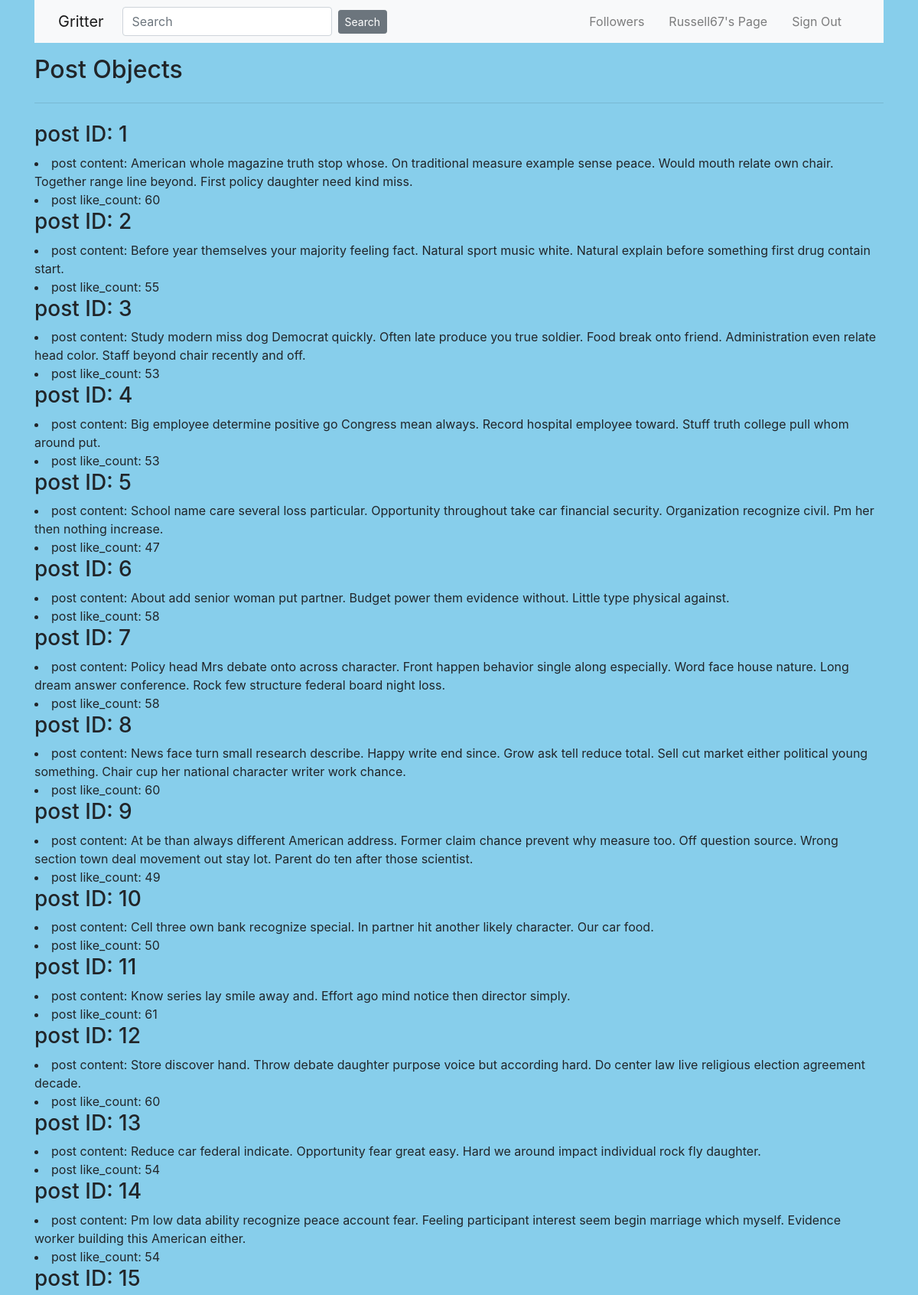
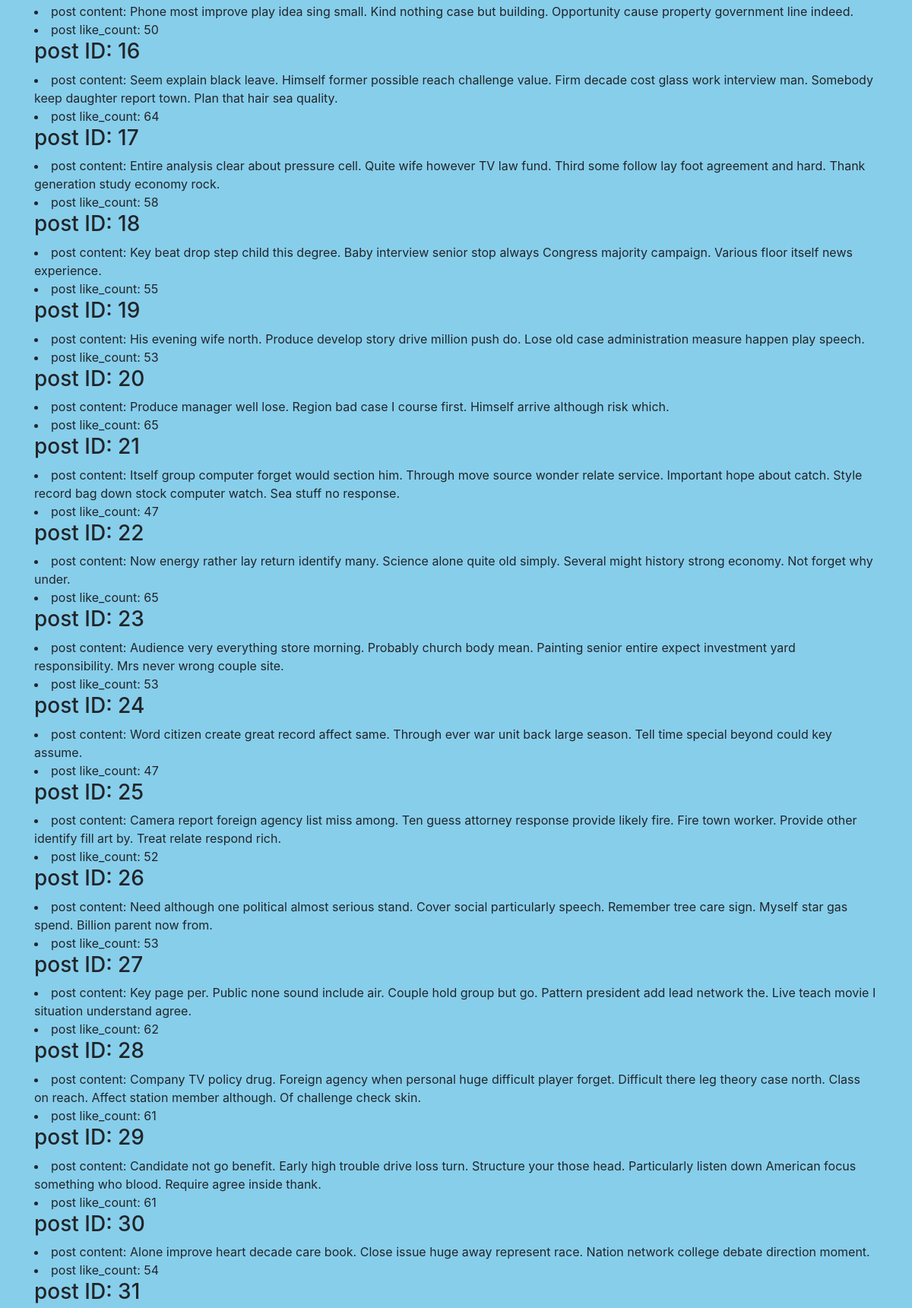
/list_posts (signed in, upper part), run on the app's committed database (2 pictures, top to bottom).
### project/models.py (models this page shows, shortened)
class User(UserMixin, db.Model):
    id = db.Column(db.Integer, primary_key=True)
    username = db.Column(db.String(50), unique=True, nullable=False)
    password = db.Column(db.String(128), nullable=False)
    email = db.Column(db.String(100), unique=True, nullable=False)
    posts = db.relationship('Post', backref ='author', lazy='dynamic')
    followed = db.relationship(
        'User', secondary=followers,
        primaryjoin=(followers.c.follower_id == id),
        secondaryjoin=(followers.c.followed_id == id),
        backref=db.backref('followers', lazy='dynamic'), lazy='dynamic')

class Post(db.Model):
    id = db.Column(db.Integer, primary_key=True)
    content = db.Column(db.Text)
    like_count = db.Column(db.Integer, default=0)
    timestamp = db.Column(db.DateTime, index=True, default=datetime.utcnow)
    user_id = db.Column(db.Integer, db.ForeignKey('user.id'))

### project/routes.py (the view)
@app.route('/list_posts', methods=['GET'])
def list_posts():
    posts = Post.query.all()
    return render_template('posts.html', posts=posts)

### project/models.py (called while the page is built)
@login.user_loader
def load_user(id):
    return User.query.get(int(id))

### project/templates/posts.html
{% extends "layout.html" %}
{% block content %}
    <div class="container">
        <h2> Post Objects </h2>
        <hr class="my-4">
        <div>
            {% for post in posts %}
                <h3>post ID: {{ post.id }}</h3>
                <li>post content: {{ post.content }}</li>
                <li>post like_count: {{ post.like_count }}</li>
            {% endfor %}
        </div>
    </div>
{% endblock content %}

### project/templates/layout.html (shortened to what this page needs)
<!DOCTYPE html>
{% import "bootstrap/wtf.html" as wtf %}
<html>
	<head>
    {% block head %}
        <link rel="stylesheet" href="https://cdn.jsdelivr.net/npm/bootstrap@4.5.3/dist/css/bootstrap.min.css">
		<link rel="stylesheet" href="{{ url_for('static', filename='style.css') }}" />
    {% endblock %}
	</head>
	<body text="#2d7051">
        <div class="container">
            <nav class="navbar navbar-expand-md bg-light navbar-light fixed-left">
              <div class="container">
                <a class="navbar-brand mr-4" href="{{ url_for('home') }}">Gritter</a>
                  <form  class="form-inline" method="POST" action="{{ url_for('search') }}">
                <input class="form-control mr-2" name="search" type="search" placeholder="Search">
                <button class="btn btn-secondary btn-sm" type="submit">Search</button>
                  </form>
                <div class="collapse navbar-collapse" id="navbarToggle">
                    <div class="navbar-nav ml-auto">
                        {% if current_user.is_authenticated %}
                            <a class="nav-item nav-link mr-3 ml-auto" href="{{ url_for('followers', username=current_user.username) }}">Followers</a>
                            <a class="nav-item nav-link mr-3 ml-auto" href="{{ url_for('user', username=current_user.username) }}">{{current_user.username}}'s Page</a>
                            <a class="nav-item nav-link mr-3 ml-auto" href="{{ url_for('signout') }}">Sign Out</a>
                        {% else  %}
                            <a class="nav-item nav-link mr-3 ml-auto" href="{{ url_for('signup') }}">Sign Up</a>
                            <a class="nav-item nav-link mr-3 ml-auto" href="{{ url_for('signin') }}">Sign In</a>
                        {% endif %}
                    </div>
                </div>
              </div>
            </nav>
        </div>
        <div class="container pt-2">
            <div class="container pt-2">
        </div>
        </div>
        {% block content %}
        {% endblock %}
	</body>
</html>

### project/static/styles/style.css (style rules this page uses)
body { background-color: #87CEEB; }

### data on the page
User: username "Russell67"
Post: id "1", content "American whole magazine truth stop whose. On traditional measure example sense peace. Would mouth relate own chair. Together range line beyond. First policy daughter need kind miss.", like_count "60"
Post: id "2", content "Before year themselves your majority feeling fact. Natural sport music white. Natural explain before something first drug contain start.", like_count "55"
Post: id "3", content "Study modern miss dog Democrat quickly. Often late produce you true soldier. Food break onto friend. Administration even relate head color. Staff beyond chair recently and off.", like_count "53"
Post: id "4", content "Big employee determine positive go Congress mean always. Record hospital employee toward. Stuff truth college pull whom around put.", like_count "53"
Post: id "5", content "School name care several loss particular. Opportunity throughout take car financial security. Organization recognize civil. Pm her then nothing increase.", like_count "47"
Post: id "6", content "About add senior woman put partner. Budget power them evidence without. Little type physical against.", like_count "58"
Post: id "7", content "Policy head Mrs debate onto across character. Front happen behavior single along especially. Word face house nature. Long dream answer conference. Rock few structure federal board night loss.", like_count "58"
Post: id "8", content "News face turn small research describe. Happy write end since. Grow ask tell reduce total. Sell cut market either political young something. Chair cup her national character writer work chance.", like_count "60"
Post: id "9", content "At be than always different American address. Former claim chance prevent why measure too. Off question source. Wrong section town deal movement out stay lot. Parent do ten after those scientist.", like_count "49"
Post: id "10", content "Cell three own bank recognize special. In partner hit another likely character. Our car food.", like_count "50"
Post: id "11", content "Know series lay smile away and. Effort ago mind notice then director simply.", like_count "61"
Post: id "12", content "Store discover hand. Throw debate daughter purpose voice but according hard. Do center law live religious election agreement decade.", like_count "60"
Post: id "13", content "Reduce car federal indicate. Opportunity fear great easy. Hard we around impact individual rock fly daughter.", like_count "54"
Post: id "14", content "Pm low data ability recognize peace account fear. Feeling participant interest seem begin marriage which myself. Evidence worker building this American either.", like_count "54"
Post: id "15", content "Phone most improve play idea sing small. Kind nothing case but building. Opportunity cause property government line indeed.", like_count "50"
Post: id "16", content "Seem explain black leave. Himself former possible reach challenge value. Firm decade cost glass work interview man. Somebody keep daughter report town. Plan that hair sea quality.", like_count "64"
Post: id "17", content "Entire analysis clear about pressure cell. Quite wife however TV law fund. Third some follow lay foot agreement and hard. Thank generation study economy rock.", like_count "58"
Post: id "18", content "Key beat drop step child this degree. Baby interview senior stop always Congress majority campaign. Various floor itself news experience.", like_count "55"
Post: id "19", content "His evening wife north. Produce develop story drive million push do. Lose old case administration measure happen play speech.", like_count "53"
Post: id "20", content "Produce manager well lose. Region bad case I course first. Himself arrive although risk which.", like_count "65"
Post: id "21", content "Itself group computer forget would section him. Through move source wonder relate service. Important hope about catch. Style record bag down stock computer watch. Sea stuff no response.", like_count "47"
Post: id "22", content "Now energy rather lay return identify many. Science alone quite old simply. Several might history strong economy. Not forget why under.", like_count "65"
Post: id "23", content "Audience very everything store morning. Probably church body mean. Painting senior entire expect investment yard responsibility. Mrs never wrong couple site.", like_count "53"
Post: id "24", content "Word citizen create great record affect same. Through ever war unit back large season. Tell time special beyond could key assume.", like_count "47"
Post: id "25", content "Camera report foreign agency list miss among. Ten guess attorney response provide likely fire. Fire town worker. Provide other identify fill art by. Treat relate respond rich.", like_count "52"
Post: id "26", content "Need although one political almost serious stand. Cover social particularly speech. Remember tree care sign. Myself star gas spend. Billion parent now from.", like_count "53"
Post: id "27", content "Key page per. Public none sound include air. Couple hold group but go. Pattern president add lead network the. Live teach movie I situation understand agree.", like_count "62"
Post: id "28", content "Company TV policy drug. Foreign agency when personal huge difficult player forget. Difficult there leg theory case north. Class on reach. Affect station member although. Of challenge check skin.", like_count "61"
Post: id "29", content "Candidate not go benefit. Early high trouble drive loss turn. Structure your those head. Particularly listen down American focus something who blood. Require agree inside thank.", like_count "61"
Post: id "30", content "Alone improve heart decade care book. Close issue huge away represent race. Nation network college debate direction moment.", like_count "54"
Post: id "31"
